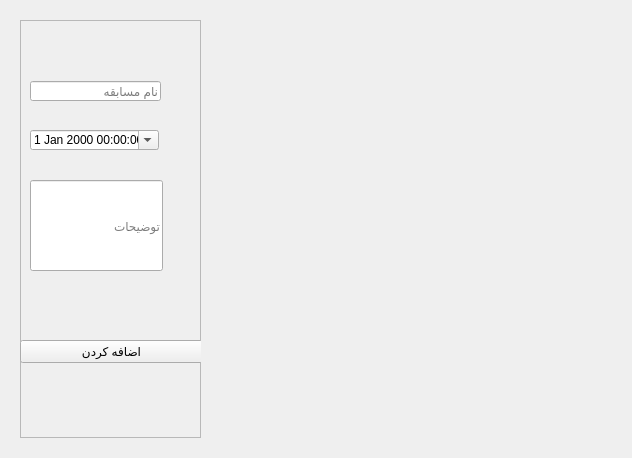
<?xml version="1.0" encoding="UTF-8"?>
<ui version="4.0">
 <class>add_tournament_wrestling</class>
 <widget class="QWidget" name="add_tournament_wrestling">
  <property name="geometry">
   <rect>
    <x>0</x>
    <y>0</y>
    <width>632</width>
    <height>458</height>
   </rect>
  </property>
  <property name="windowTitle">
   <string>Form</string>
  </property>
  <layout class="QHBoxLayout" name="horizontalLayout">
   <item>
    <widget class="QWidget" name="widget" native="true">
     <layout class="QVBoxLayout" name="verticalLayout">
      <item>
       <widget class="QFrame" name="frame">
        <property name="frameShape">
         <enum>QFrame::StyledPanel</enum>
        </property>
        <property name="frameShadow">
         <enum>QFrame::Raised</enum>
        </property>
        <widget class="QLineEdit" name="tournoment_name">
         <property name="geometry">
          <rect>
           <x>10</x>
           <y>61</y>
           <width>131</width>
           <height>20</height>
          </rect>
         </property>
         <property name="cursor">
          <cursorShape>ArrowCursor</cursorShape>
         </property>
         <property name="text">
          <string/>
         </property>
         <property name="placeholderText">
          <string>نام مسابقه</string>
         </property>
        </widget>
        <widget class="QDateTimeEdit" name="dateTimeEdit">
         <property name="geometry">
          <rect>
           <x>10</x>
           <y>110</y>
           <width>129</width>
           <height>20</height>
          </rect>
         </property>
         <property name="toolTip">
          <string extracomment="لطفا تاریخ و ساعت مسابقه ی خود را به میلادی وارد نمایید"/>
         </property>
         <property name="specialValueText">
          <string/>
         </property>
         <property name="accelerated">
          <bool>false</bool>
         </property>
         <property name="showGroupSeparator" stdset="0">
          <bool>false</bool>
         </property>
         <property name="dateTime">
          <datetime>
           <hour>0</hour>
           <minute>0</minute>
           <second>0</second>
           <year>2000</year>
           <month>1</month>
           <day>1</day>
          </datetime>
         </property>
         <property name="minimumDate">
          <date>
           <year>1752</year>
           <month>9</month>
           <day>14</day>
          </date>
         </property>
         <property name="minimumTime">
          <time>
           <hour>0</hour>
           <minute>0</minute>
           <second>0</second>
          </time>
         </property>
         <property name="currentSection">
          <enum>QDateTimeEdit::AmPmSection</enum>
         </property>
         <property name="calendarPopup">
          <bool>true</bool>
         </property>
        </widget>
        <widget class="QLineEdit" name="tournoment_about">
         <property name="geometry">
          <rect>
           <x>10</x>
           <y>160</y>
           <width>133</width>
           <height>91</height>
          </rect>
         </property>
         <property name="minimumSize">
          <size>
           <width>2</width>
           <height>5</height>
          </size>
         </property>
         <property name="toolTip">
          <string>&lt;html&gt;&lt;head/&gt;&lt;body&gt;&lt;p&gt;&lt;br/&gt;&lt;/p&gt;&lt;/body&gt;&lt;/html&gt;</string>
         </property>
         <property name="placeholderText">
          <string>توضیحات</string>
         </property>
        </widget>
        <widget class="QPushButton" name="add_tournoment_butten">
         <property name="geometry">
          <rect>
           <x>0</x>
           <y>320</y>
           <width>183</width>
           <height>23</height>
          </rect>
         </property>
         <property name="cursor">
          <cursorShape>PointingHandCursor</cursorShape>
         </property>
         <property name="text">
          <string>اضافه کردن</string>
         </property>
         <property name="shortcut">
          <string>Return</string>
         </property>
         <property name="autoDefault">
          <bool>false</bool>
         </property>
         <property name="default">
          <bool>false</bool>
         </property>
         <property name="flat">
          <bool>false</bool>
         </property>
        </widget>
       </widget>
      </item>
     </layout>
    </widget>
   </item>
   <item>
    <widget class="QWidget" name="widget_3" native="true"/>
   </item>
   <item>
    <widget class="QWidget" name="widget_2" native="true"/>
   </item>
  </layout>
 </widget>
 <resources/>
 <connections/>
</ui>
